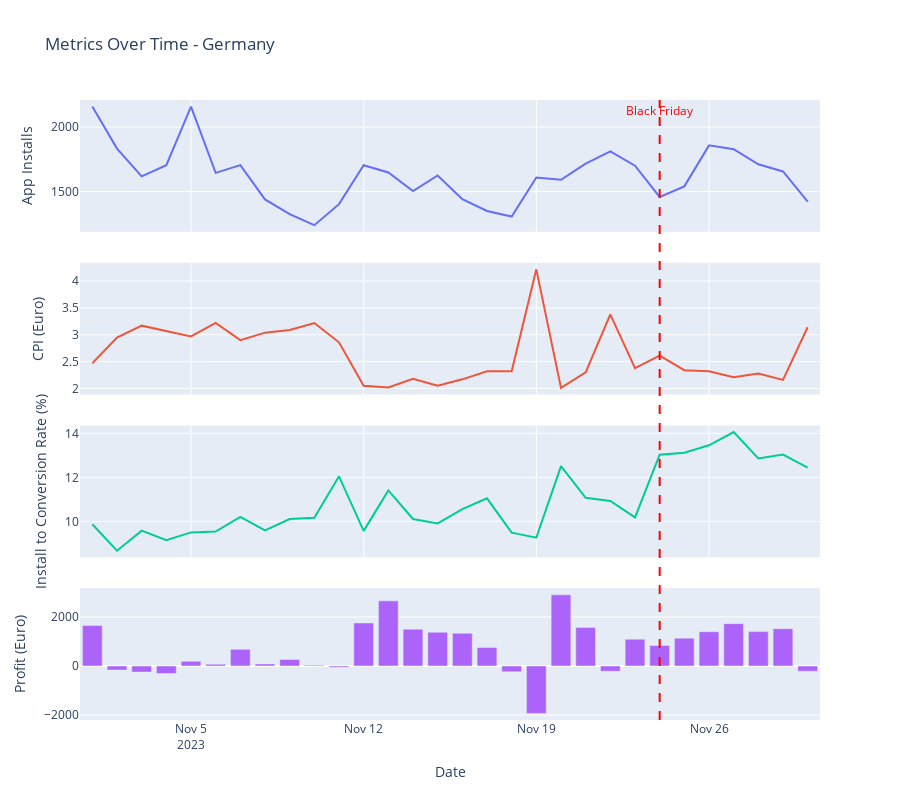

Notebook code for this chart:
### Markdown cell above
### Germany

### Code cell
### PREPARE THE DATA ###

# Aggregate the data
agg_df = df.groupby(['country','date']).sum(numeric_only=True)
#agg_df = df[df.marketing_channel == "Channel C"].groupby(['country','date']).sum(numeric_only=True) # filter channel c

#Calculate the metrics
df_metrics = calculate_metrics(agg_df).reset_index()

# Create the object
df_main_over_time = df_metrics.copy()

# Filter the country
df_filtered_plot = df_main_over_time[df_main_over_time.country=="DE"].copy()

# Ensure the 'date' column in the DataFrame is in datetime format
df_filtered_plot['date'] = pd.to_datetime(df_filtered_plot['date'])

# Create a subplot figure with 4 rows, 1 column
fig = make_subplots(
    rows=4, cols=1,
    shared_xaxes=True,  # Align x-axes
    vertical_spacing=0.05  # Adjust spacing between plots
)

# Add traces for each metric
metrics = ['app_installs', 'cpi', 'install_to_conversion_rate', 'profit']
titles = [
    'App Installs',
    'Cost Per Install (CPI)',
    'Install to Conversion Rate (%)',
    'Profit (Euro)'
]

# Plot App Installs (Row 1)
fig.add_trace(
    go.Scatter(x=df_filtered_plot['date'], y=df_filtered_plot['app_installs'], mode='lines', name='App Installs'),
    row=1, col=1
)

# Plot CPI (Row 2) with y-axis starting at 0
fig.add_trace(
    go.Scatter(x=df_filtered_plot['date'], y=df_filtered_plot['cpi'], mode='lines', name='CPI'),
    row=2, col=1
)
fig.update_yaxes(range=[0, None], row=2, col=1)

# Plot Install to Conversion Rate (Row 3) with y-axis starting at 0
fig.add_trace(
    go.Scatter(x=df_filtered_plot['date'], y=df_filtered_plot['install_to_conversion_rate'], mode='lines', name='Install to Conversion Rate'),
    row=3, col=1
)
fig.update_yaxes(range=[0, None], row=3, col=1)

# Plot Profit (Row 4) as a bar chart
fig.add_trace(
    go.Bar(x=df_filtered_plot['date'], y=df_filtered_plot['profit'], name='Profit'),
    row=4, col=1
)

# Add a vertical line and text annotation for Black Friday
black_friday_date = datetime(2023, 11, 24)  # Use a raw datetime object

# Add a shape for the vertical line
fig.add_shape(
    type="line",
    x0=black_friday_date, x1=black_friday_date,
    y0=0, y1=1,  # Relative to the y-axis (scaled by domain)
    xref="x", yref="paper",  # 'paper' ensures it spans all plots
    line=dict(color="red", width=2, dash="dash")
)

# Add a text annotation
fig.add_annotation(
    x=black_friday_date,
    y=1,  # Place it at the top of the plot area
    text="Black Friday",
    showarrow=False,
    xref="x", yref="paper",
    font=dict(size=12, color="red"),
    align="center"
)

# Update layout for better appearance
fig.update_layout(
    height=800,  # Adjust height
    title_text="Metrics Over Time - Germany",
    showlegend=False,  # Hide legend for clarity
)

# Update individual axes titles
fig.update_yaxes(title_text="App Installs", row=1, col=1)
fig.update_yaxes(title_text="CPI (Euro)", row=2, col=1)
fig.update_yaxes(title_text="Install to Conversion Rate (%)", row=3, col=1)
fig.update_yaxes(title_text="Profit (Euro)", row=4, col=1)
fig.update_xaxes(title_text="Date", row=4, col=1)

# Show the plot
fig.show()

### Figure 1 — Plotly figure (JSON) as saved in the notebook; plotly's stock layout.template omitted (floating-point values rounded to 4 significant figures)
{"data": [{"mode": "lines", "name": "App Installs", "type": "scatter", "x": ["2023-11-01T00:00:00", "2023-11-02T00:00:00", "2023-11-03T00:00:00", "2023-11-04T00:00:00", "2023-11-05T00:00:00", "2023-11-06T00:00:00", "2023-11-07T00:00:00", "2023-11-08T00:00:00", "2023-11-09T00:00:00", "2023-11-10T00:00:00", "2023-11-11T00:00:00", "2023-11-12T00:00:00", "2023-11-13T00:00:00", "2023-11-14T00:00:00", "2023-11-15T00:00:00", "2023-11-16T00:00:00", "2023-11-17T00:00:00", "2023-11-18T00:00:00", "2023-11-19T00:00:00", "2023-11-20T00:00:00", "2023-11-21T00:00:00", "2023-11-22T00:00:00", "2023-11-23T00:00:00", "2023-11-24T00:00:00", "2023-11-25T00:00:00", "2023-11-26T00:00:00", "2023-11-27T00:00:00", "2023-11-28T00:00:00", "2023-11-29T00:00:00", "2023-11-30T00:00:00"], "xaxis": "x", "y": [2159, 1833, 1618, 1704, 2159, 1645, 1705, 1439, 1325, 1239, 1402, 1704, 1648, 1503, 1625, 1440, 1349, 1306, 1609, 1591, 1717, 1811, 1700, 1458, 1540, 1858, 1828, 1711, 1656, 1422], "yaxis": "y"}, {"mode": "lines", "name": "CPI", "type": "scatter", "x": ["2023-11-01T00:00:00", "2023-11-02T00:00:00", "2023-11-03T00:00:00", "2023-11-04T00:00:00", "2023-11-05T00:00:00", "2023-11-06T00:00:00", "2023-11-07T00:00:00", "2023-11-08T00:00:00", "2023-11-09T00:00:00", "2023-11-10T00:00:00", "2023-11-11T00:00:00", "2023-11-12T00:00:00", "2023-11-13T00:00:00", "2023-11-14T00:00:00", "2023-11-15T00:00:00", "2023-11-16T00:00:00", "2023-11-17T00:00:00", "2023-11-18T00:00:00", "2023-11-19T00:00:00", "2023-11-20T00:00:00", "2023-11-21T00:00:00", "2023-11-22T00:00:00", "2023-11-23T00:00:00", "2023-11-24T00:00:00", "2023-11-25T00:00:00", "2023-11-26T00:00:00", "2023-11-27T00:00:00", "2023-11-28T00:00:00", "2023-11-29T00:00:00", "2023-11-30T00:00:00"], "xaxis": "x2", "y": [2.47, 2.95, 3.17, 3.07, 2.97, 3.22, 2.9, 3.04, 3.09, 3.22, 2.86, 2.05, 2.02, 2.18, 2.05, 2.17, 2.32, 2.32, 4.22, 2.01, 2.3, 3.38, 2.38, 2.61, 2.34, 2.32, 2.21, 2.28, 2.16, 3.14], "yaxis": "y2"}, {"mode": "lines", "name": "Install to Conversion Rate", "type": "scatter", "x": ["2023-11-01T00:00:00", "2023-11-02T00:00:00", "2023-11-03T00:00:00", "2023-11-04T00:00:00", "2023-11-05T00:00:00", "2023-11-06T00:00:00", "2023-11-07T00:00:00", "2023-11-08T00:00:00", "2023-11-09T00:00:00", "2023-11-10T00:00:00", "2023-11-11T00:00:00", "2023-11-12T00:00:00", "2023-11-13T00:00:00", "2023-11-14T00:00:00", "2023-11-15T00:00:00", "2023-11-16T00:00:00", "2023-11-17T00:00:00", "2023-11-18T00:00:00", "2023-11-19T00:00:00", "2023-11-20T00:00:00", "2023-11-21T00:00:00", "2023-11-22T00:00:00", "2023-11-23T00:00:00", "2023-11-24T00:00:00", "2023-11-25T00:00:00", "2023-11-26T00:00:00", "2023-11-27T00:00:00", "2023-11-28T00:00:00", "2023-11-29T00:00:00", "2023-11-30T00:00:00"], "xaxis": "x3", "y": [9.87, 8.67, 9.58, 9.15, 9.5, 9.54, 10.21, 9.59, 10.11, 10.17, 12.05, 9.57, 11.41, 10.11, 9.91, 10.56, 11.05, 9.49, 9.26, 12.51, 11.07, 10.93, 10.18, 13.03, 13.12, 13.46, 14.06, 12.86, 13.04, 12.45], "yaxis": "y3"}, {"name": "Profit", "type": "bar", "x": ["2023-11-01T00:00:00", "2023-11-02T00:00:00", "2023-11-03T00:00:00", "2023-11-04T00:00:00", "2023-11-05T00:00:00", "2023-11-06T00:00:00", "2023-11-07T00:00:00", "2023-11-08T00:00:00", "2023-11-09T00:00:00", "2023-11-10T00:00:00", "2023-11-11T00:00:00", "2023-11-12T00:00:00", "2023-11-13T00:00:00", "2023-11-14T00:00:00", "2023-11-15T00:00:00", "2023-11-16T00:00:00", "2023-11-17T00:00:00", "2023-11-18T00:00:00", "2023-11-19T00:00:00", "2023-11-20T00:00:00", "2023-11-21T00:00:00", "2023-11-22T00:00:00", "2023-11-23T00:00:00", "2023-11-24T00:00:00", "2023-11-25T00:00:00", "2023-11-26T00:00:00", "2023-11-27T00:00:00", "2023-11-28T00:00:00", "2023-11-29T00:00:00", "2023-11-30T00:00:00"], "xaxis": "x4", "y": [1650.0, -165.8, -246.5, -305.9, 191.0, 76.44, 679.2, 82.71, 268.1, 33.16, -51.46, 1757.0, 2658.0, 1500.0, 1376.0, 1333.0, 753.9, -237.1, -1934.0, 2904.0, 1575.0, -211.1, 1095.0, 837.2, 1135.0, 1399.0, 1727.0, 1403.0, 1523.0, -211.4], "yaxis": "y4"}], "layout": {"annotations": [{"align": "center", "font": {"color": "red", "size": 12}, "showarrow": false, "text": "Black Friday", "x": "2023-11-24T00:00:00", "xref": "x", "y": 1, "yref": "paper"}], "height": 800, "shapes": [{"line": {"color": "red", "dash": "dash", "width": 2}, "type": "line", "x0": "2023-11-24T00:00:00", "x1": "2023-11-24T00:00:00", "xref": "x", "y0": 0, "y1": 1, "yref": "paper"}], "showlegend": false, "title": {"text": "Metrics Over Time - Germany"}, "xaxis": {"anchor": "y", "domain": [0, 1], "matches": "x4", "showticklabels": false}, "xaxis2": {"anchor": "y2", "domain": [0, 1], "matches": "x4", "showticklabels": false}, "xaxis3": {"anchor": "y3", "domain": [0, 1], "matches": "x4", "showticklabels": false}, "xaxis4": {"anchor": "y4", "domain": [0, 1], "title": {"text": "Date"}}, "yaxis": {"anchor": "x", "domain": [0.7875, 1], "title": {"text": "App Installs"}}, "yaxis2": {"anchor": "x2", "domain": [0.525, 0.7375], "range": [0, null], "title": {"text": "CPI (Euro)"}}, "yaxis3": {"anchor": "x3", "domain": [0.2625, 0.475], "range": [0, null], "title": {"text": "Install to Conversion Rate (%)"}}, "yaxis4": {"anchor": "x4", "domain": [0, 0.2125], "title": {"text": "Profit (Euro)"}}}}
